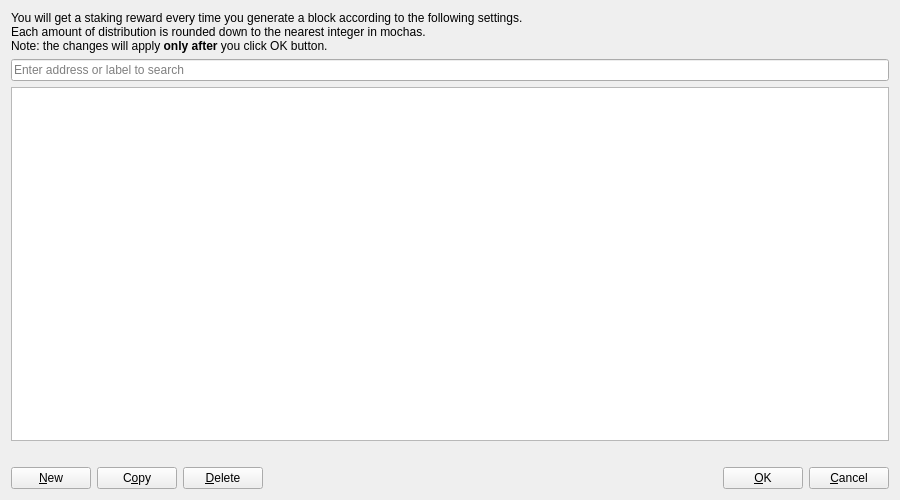
<?xml version="1.0" encoding="UTF-8"?>
<ui version="4.0">
 <class>StakingRewardSettingPage</class>
 <widget class="QWidget" name="StakingRewardSettingPage">
  <property name="geometry">
   <rect>
    <x>0</x>
    <y>0</y>
    <width>900</width>
    <height>500</height>
   </rect>
  </property>
  <property name="windowTitle">
   <string>Staking reward settings</string>
  </property>
  <layout class="QVBoxLayout" name="verticalLayout">
   <item>
    <widget class="QLabel" name="labelExplanation">
     <property name="wordWrap">
      <bool>true</bool>
     </property>
     <property name="textFormat">
      <enum>Qt::RichText</enum>
     </property>
     <property name="text">
      <string>You will get a staking reward every time you generate a block according to the following settings.&lt;br&gt;Each amount of distribution is rounded down to the nearest integer in mochas.&lt;br&gt;Note: the changes will apply &lt;b&gt;only after&lt;/b&gt; you click OK button.</string>
     </property>
    </widget>
   </item>
   <item>
    <widget class="QLineEdit" name="searchLineEdit">
     <property name="placeholderText">
      <string>Enter address or label to search</string>
     </property>
    </widget>
   </item>
   <item>
    <widget class="QTableView" name="tableView">
     <property name="contextMenuPolicy">
      <enum>Qt::CustomContextMenu</enum>
     </property>
     <property name="toolTip">
      <string>Double-click cell to edit address, label or percentage</string>
     </property>
     <property name="tabKeyNavigation">
      <bool>false</bool>
     </property>
     <property name="alternatingRowColors">
      <bool>true</bool>
     </property>
     <property name="selectionMode">
      <enum>QAbstractItemView::SingleSelection</enum>
     </property>
     <property name="selectionBehavior">
      <enum>QAbstractItemView::SelectRows</enum>
     </property>
     <property name="sortingEnabled">
      <bool>true</bool>
     </property>
     <attribute name="verticalHeaderVisible">
      <bool>false</bool>
     </attribute>
    </widget>
   </item>
   <item>
    <widget class="QLabel" name="labelSurplus">
     <property name="textFormat">
      <enum>Qt::PlainText</enum>
     </property>
     <property name="wordWrap">
      <bool>true</bool>
     </property>
    </widget>
   </item>
   <item>
    <layout class="QHBoxLayout" name="horizontalLayout">
     <item>
      <widget class="QPushButton" name="newAddress">
       <property name="toolTip">
        <string>Insert a new setting entry</string>
       </property>
       <property name="text">
        <string>&amp;New</string>
       </property>
       <property name="icon">
        <iconset resource="../bitcoin.qrc">
         <normaloff>:/icons/add</normaloff>:/icons/add</iconset>
       </property>
       <property name="autoDefault">
        <bool>false</bool>
       </property>
      </widget>
     </item>
     <item>
      <widget class="QPushButton" name="copyAddress">
       <property name="toolTip">
        <string>Copy address of the currently selected entry to the system clipboard</string>
       </property>
       <property name="text">
        <string>C&amp;opy</string>
       </property>
       <property name="icon">
        <iconset resource="../bitcoin.qrc">
         <normaloff>:/icons/editcopy</normaloff>:/icons/editcopy</iconset>
       </property>
       <property name="autoDefault">
        <bool>false</bool>
       </property>
      </widget>
     </item>
     <item>
      <widget class="QPushButton" name="deleteAddress">
       <property name="toolTip">
        <string>Delete the currently selected entry from the list</string>
       </property>
       <property name="text">
        <string>&amp;Delete</string>
       </property>
       <property name="icon">
        <iconset resource="../bitcoin.qrc">
         <normaloff>:/icons/remove</normaloff>:/icons/remove</iconset>
       </property>
       <property name="autoDefault">
        <bool>false</bool>
       </property>
      </widget>
     </item>
     <item>
      <spacer name="horizontalSpacer">
       <property name="orientation">
        <enum>Qt::Horizontal</enum>
       </property>
       <property name="sizeHint" stdset="0">
        <size>
         <width>40</width>
         <height>20</height>
        </size>
       </property>
      </spacer>
     </item>
     <item>
      <widget class="QPushButton" name="okButton">
       <property name="text">
        <string>&amp;OK</string>
       </property>
       <property name="autoDefault">
        <bool>false</bool>
       </property>
      </widget>
     </item>
     <item>
      <widget class="QPushButton" name="cancelButton">
       <property name="text">
        <string>&amp;Cancel</string>
       </property>
       <property name="autoDefault">
        <bool>false</bool>
       </property>
      </widget>
     </item>
    </layout>
   </item>
  </layout>
 </widget>
 <resources>
  <include location="../bitcoin.qrc"/>
 </resources>
 <connections/>
</ui>
